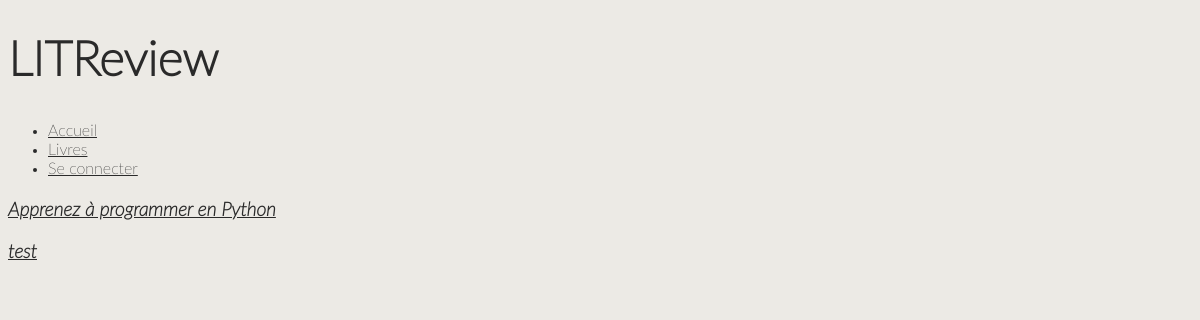
Page /reviews/list/ on the earlier database version.
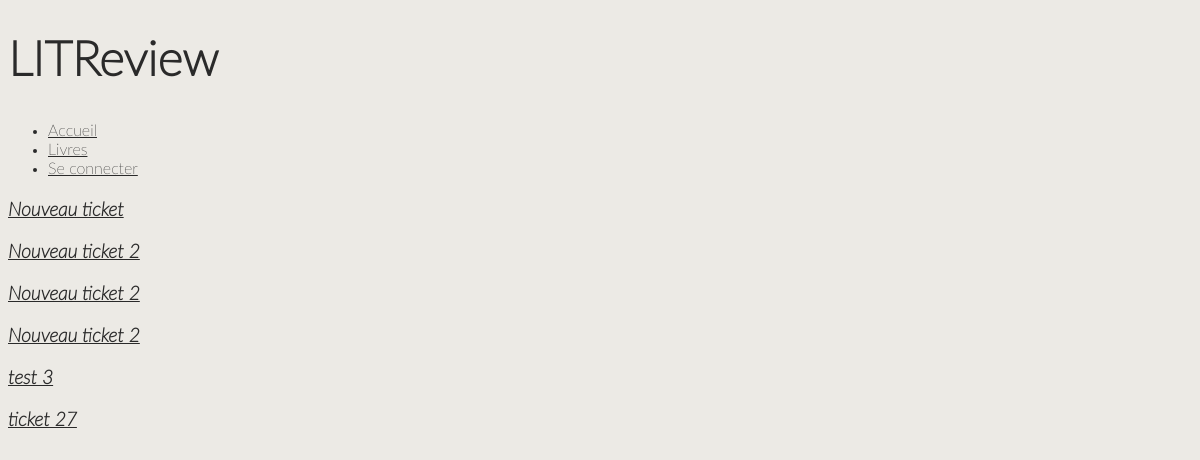
Same page on the later database version.
### reviews/models.py (models this page shows, shortened)
class Ticket(models.Model):
    title = models.CharField(max_length=128, blank=False)
    description = models.TextField(max_length=2048, blank=True)
    user = models.ForeignKey(User, on_delete=models.CASCADE)
    image = models.ImageField(null=True, blank=True)
    time_created = models.DateTimeField(auto_now_add=True)

### reviews/views.py (the view)
# urls.py: path('list/', tickets, name='tickets'),
def tickets(request):
    tickets = Ticket.objects.all()
    return render(
        request,
        'reviews/tickets.html',
        {'tickets': tickets}
    )

### reviews/templates/reviews/tickets.html
{% extends 'base.html' %}
{% block content%}
    {% for ticket in tickets %}
        <p><a href="{% url 'ticket' ticket.id %}">{{ ticket.title }}</a></p>
    {% endfor %}
{% endblock %}

### litreview/templates/base.html (shortened to what this page needs)
{% load static %}
<!DOCTYPE html>
<html lang="fr">
    <head>
        <link rel="stylesheet" href="{% static 'css/style.css' %}" type="text/css" media="all">
    </head>
    <body>
        <header>
            <h1 class>LITReview</h1>
            <nav>
                <ul>
                    <li><a href="/">Accueil</a></li>
                    <li><a href="{% url 'tickets' %}">Livres</a></li>
                    {% if user.is_authenticated %}
                    <li><a href="/">Mon compte</a></li>
                    <li><a href="{% url 'logout'%}">Se déconnecter</a></li>
                    {% else %}
                    <li><a href="{% url 'login'%}">Se connecter</a></li>
                    {% endif %}
                </ul>
            </nav>
        </header>
        <section>
            {% block content %}{% endblock %}
        </section>
    </body>
</html>

### litreview/static/css/style.css (style rules this page uses)
* { background-color: #eceae5; color: #2a2a2a; font-family: 'LatoWebThin'; }
h1 { font-size: 3em; }
p { font-size: 1.2em; font-style: italic; font-weight: bold; }

Differences in the rows shown:
removed Ticket: title "Apprenez à programmer en Python"
removed Ticket: title "test"
added Ticket: title "Nouveau ticket"
added Ticket: title "Nouveau ticket 2"
added Ticket: title "Nouveau ticket 2"
added Ticket: title "Nouveau ticket 2"
added Ticket: title "test 3"
added Ticket: title "ticket 27"
